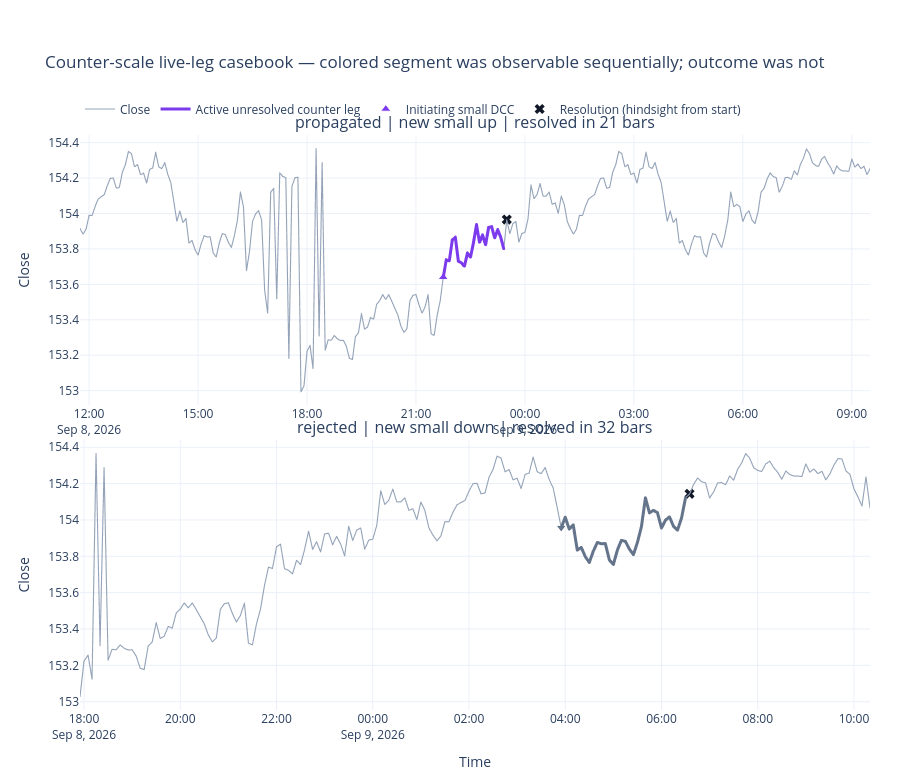

The code cell stored with this chart in its notebook:
### Code cell
live_leg_casebook_for_plot = live_leg_casebook.rename(columns={"new_small_mode": "target_small_mode"})
live_leg_casebook_fig = plot_dc_counter_scale_price_casebook(
    prices=prices,
    trajectories=counter_leg_trajectories.rename(columns={"new_small_mode": "target_small_mode"}),
    attempts=live_leg_casebook_for_plot,
    bars_before=120,
    bars_after=120,
)
live_leg_casebook_fig.show()

### Figure 1 — Plotly figure (JSON) as saved in the notebook; plotly's stock layout.template omitted (floating-point values rounded to 4 significant figures; data arrays with more than 128 entries replaced by an {"elided": "..."} marker saying what was removed)
{"data": [{"hovertemplate": "time=%{x}<br>close=%{y:.5f}<extra></extra>", "legendgroup": "close", "line": {"color": "#94a3b8", "width": 1.1}, "mode": "lines", "name": "Close", "showlegend": true, "x": {"elided": "262 str values"}, "y": {"elided": "262 float values"}, "type": "scattergl", "xaxis": "x", "yaxis": "y"}, {"customdata": [[1.209, 0.0001008, 0.6045, 0.0], [1.473, 0.0001188, 0.7364, 0.263], [1.455, 0.0001136, 0.7273, 0.263], [1.765, 0.0001337, 0.8826, 0.5545], [1.804, 0.0001327, 0.9022, 0.5936], [1.452, 0.0001037, 0.726, 0.5936], [1.428, 9.92e-05, 0.7142, 0.5936], [1.376, 9.299e-05, 0.6881, 0.5936], [1.572, 0.0001034, 0.786, 0.5936], [1.509, 9.675e-05, 0.7547, 0.5936], [1.726, 0.0001079, 0.8631, 0.5936], [1.99, 0.0001213, 0.9949, 0.7784], [1.729, 0.0001029, 0.8644, 0.7784], [1.838, 0.0001069, 0.9192, 0.7784], [1.692, 9.615e-05, 0.8461, 0.7784], [1.951, 0.0001084, 0.9753, 0.7784], [1.961, 0.0001066, 0.9806, 0.7784], [1.794, 9.543e-05, 0.897, 0.7784], [1.917, 9.983e-05, 0.9584, 0.7784], [1.804, 9.206e-05, 0.9022, 0.7784], [1.635, 8.174e-05, 0.8174, 0.7784]], "hovertemplate": "time=%{x}<br>close=%{y:.5f}<br>live small TMV=%{customdata[0]:.3f}<br>live small RDC=%{customdata[1]:.3e}<br>large-DCC progress=%{customdata[2]:.2%}<br>max post-DCC excursion=%{customdata[3]:.3f} θ<extra></extra>", "legendgroup": "active_counter_leg", "line": {"color": "#7c3aed", "width": 3.0}, "mode": "lines", "name": "Active unresolved counter leg", "showlegend": true, "x": ["2026-09-08T21:45:00.000000", "2026-09-08T21:50:00.000000", "2026-09-08T21:55:00.000000", "2026-09-08T22:00:00.000000", "2026-09-08T22:05:00.000000", "2026-09-08T22:10:00.000000", "2026-09-08T22:15:00.000000", "2026-09-08T22:20:00.000000", "2026-09-08T22:25:00.000000", "2026-09-08T22:30:00.000000", "2026-09-08T22:35:00.000000", "2026-09-08T22:40:00.000000", "2026-09-08T22:45:00.000000", "2026-09-08T22:50:00.000000", "2026-09-08T22:55:00.000000", "2026-09-08T23:00:00.000000", "2026-09-08T23:05:00.000000", "2026-09-08T23:10:00.000000", "2026-09-08T23:15:00.000000", "2026-09-08T23:20:00.000000", "2026-09-08T23:25:00.000000"], "y": [153.6, 153.7, 153.7, 153.9, 153.9, 153.7, 153.7, 153.7, 153.8, 153.8, 153.8, 153.9, 153.8, 153.9, 153.8, 153.9, 153.9, 153.9, 153.9, 153.9, 153.8], "type": "scattergl", "xaxis": "x", "yaxis": "y"}, {"hovertemplate": "initiating small DCC<br>time=%{x}<br>price=%{y:.5f}<extra></extra>", "legendgroup": "attempt_start", "marker": {"color": "#7c3aed", "line": {"color": "white", "width": 1}, "size": 9, "symbol": "triangle-up"}, "mode": "markers", "name": "Initiating small DCC", "showlegend": true, "x": ["2026-09-08T21:45:00+02:00"], "y": [153.6], "type": "scatter", "xaxis": "x", "yaxis": "y"}, {"hovertemplate": "resolution<br>time=%{x}<br>price=%{y:.5f}<extra></extra>", "legendgroup": "attempt_resolution", "marker": {"color": "#111827", "size": 9, "symbol": "x"}, "mode": "markers", "name": "Resolution (hindsight from start)", "showlegend": true, "x": ["2026-09-08T23:30:00+02:00"], "y": [154.0], "type": "scatter", "xaxis": "x", "yaxis": "y"}, {"hovertemplate": "time=%{x}<br>close=%{y:.5f}<extra></extra>", "legendgroup": "close", "line": {"color": "#94a3b8", "width": 1.1}, "mode": "lines", "name": "Close", "showlegend": false, "x": {"elided": "198 str values"}, "y": {"elided": "198 float values"}, "type": "scattergl", "xaxis": "x2", "yaxis": "y2"}, {"customdata": [[1.024, 0.0001599, 0.5118, -0.0], [0.8733, 0.0001284, 0.4367, -0.0], [1.042, 0.0001447, 0.5209, 0.01819], [0.9822, 0.0001292, 0.4911, 0.01819], [1.342, 0.0001678, 0.6712, 0.3196], [1.304, 0.0001552, 0.6518, 0.3196], [1.436, 0.0001631, 0.7178, 0.4131], [1.519, 0.0001651, 0.7593, 0.4962], [1.358, 0.0001415, 0.679, 0.4962], [1.234, 0.0001234, 0.6168, 0.4962], [1.252, 0.0001204, 0.6258, 0.4962], [1.249, 0.0001157, 0.6245, 0.4962], [1.482, 0.0001323, 0.7412, 0.4962], [1.547, 0.0001334, 0.7736, 0.5248], [1.342, 0.0001119, 0.6712, 0.5248], [1.202, 9.697e-05, 0.6012, 0.5248], [1.218, 9.516e-05, 0.609, 0.5248], [1.327, 0.0001005, 0.6634, 0.5248], [1.407, 0.0001035, 0.7036, 0.5248], [1.234, 8.811e-05, 0.6168, 0.5248], [1.008, 7.001e-05, 0.504, 0.5248], [0.596, 4.027e-05, 0.298, 0.5248], [0.8111, 5.336e-05, 0.4056, 0.5248], [0.7748, 4.967e-05, 0.3874, 0.5248], [0.8085, 5.053e-05, 0.4043, 0.5248], [1.026, 6.257e-05, 0.5131, 0.5248], [0.9148, 5.445e-05, 0.4574, 0.5248], [0.8681, 5.047e-05, 0.4341, 0.5248], [1.003, 5.698e-05, 0.5014, 0.5248], [1.057, 5.874e-05, 0.5287, 0.5248], [0.8863, 4.817e-05, 0.4431, 0.5248], [0.596, 3.17e-05, 0.298, 0.5248]], "hovertemplate": "time=%{x}<br>close=%{y:.5f}<br>live small TMV=%{customdata[0]:.3f}<br>live small RDC=%{customdata[1]:.3e}<br>large-DCC progress=%{customdata[2]:.2%}<br>max post-DCC excursion=%{customdata[3]:.3f} θ<extra></extra>", "legendgroup": "active_counter_leg", "line": {"color": "#64748b", "width": 3.0}, "mode": "lines", "name": "Active unresolved counter leg", "showlegend": false, "x": ["2026-09-09T03:55:00.000000", "2026-09-09T04:00:00.000000", "2026-09-09T04:05:00.000000", "2026-09-09T04:10:00.000000", "2026-09-09T04:15:00.000000", "2026-09-09T04:20:00.000000", "2026-09-09T04:25:00.000000", "2026-09-09T04:30:00.000000", "2026-09-09T04:35:00.000000", "2026-09-09T04:40:00.000000", "2026-09-09T04:45:00.000000", "2026-09-09T04:50:00.000000", "2026-09-09T04:55:00.000000", "2026-09-09T05:00:00.000000", "2026-09-09T05:05:00.000000", "2026-09-09T05:10:00.000000", "2026-09-09T05:15:00.000000", "2026-09-09T05:20:00.000000", "2026-09-09T05:25:00.000000", "2026-09-09T05:30:00.000000", "2026-09-09T05:35:00.000000", "2026-09-09T05:40:00.000000", "2026-09-09T05:45:00.000000", "2026-09-09T05:50:00.000000", "2026-09-09T05:55:00.000000", "2026-09-09T06:00:00.000000", "2026-09-09T06:05:00.000000", "2026-09-09T06:10:00.000000", "2026-09-09T06:15:00.000000", "2026-09-09T06:20:00.000000", "2026-09-09T06:25:00.000000", "2026-09-09T06:30:00.000000"], "y": [154.0, 154.0, 154.0, 154.0, 153.8, 153.8, 153.8, 153.8, 153.8, 153.9, 153.9, 153.9, 153.8, 153.8, 153.8, 153.9, 153.9, 153.8, 153.8, 153.9, 154.0, 154.1, 154.0, 154.1, 154.0, 154.0, 154.0, 154.0, 154.0, 153.9, 154.0, 154.1], "type": "scattergl", "xaxis": "x2", "yaxis": "y2"}, {"hovertemplate": "initiating small DCC<br>time=%{x}<br>price=%{y:.5f}<extra></extra>", "legendgroup": "attempt_start", "marker": {"color": "#64748b", "line": {"color": "white", "width": 1}, "size": 9, "symbol": "triangle-down"}, "mode": "markers", "name": "Initiating small DCC", "showlegend": false, "x": ["2026-09-09T03:55:00+02:00"], "y": [154.0], "type": "scatter", "xaxis": "x2", "yaxis": "y2"}, {"hovertemplate": "resolution<br>time=%{x}<br>price=%{y:.5f}<extra></extra>", "legendgroup": "attempt_resolution", "marker": {"color": "#111827", "size": 9, "symbol": "x"}, "mode": "markers", "name": "Resolution (hindsight from start)", "showlegend": false, "x": ["2026-09-09T06:35:00+02:00"], "y": [154.1], "type": "scatter", "xaxis": "x2", "yaxis": "y2"}], "layout": {"xaxis": {"anchor": "y", "domain": [0.0, 1.0]}, "yaxis": {"anchor": "x", "domain": [0.53, 1.0], "title": {"text": "Close"}}, "xaxis2": {"anchor": "y2", "domain": [0.0, 1.0], "title": {"text": "Time"}}, "yaxis2": {"anchor": "x2", "domain": [0.0, 0.47], "title": {"text": "Close"}}, "annotations": [{"font": {"size": 16}, "showarrow": false, "text": "propagated | new small up | resolved in 21 bars", "x": 0.5, "xanchor": "center", "xref": "paper", "y": 1.0, "yanchor": "bottom", "yref": "paper"}, {"font": {"size": 16}, "showarrow": false, "text": "rejected | new small down | resolved in 32 bars", "x": 0.5, "xanchor": "center", "xref": "paper", "y": 0.47, "yanchor": "bottom", "yref": "paper"}], "legend": {"orientation": "h", "yanchor": "bottom", "y": 1.02, "xanchor": "left", "x": 0.0}, "margin": {"l": 80, "r": 30, "t": 135, "b": 70}, "title": {"text": "Counter-scale live-leg casebook — colored segment was observable sequentially; outcome was not"}, "height": 780, "hovermode": "closest"}}
